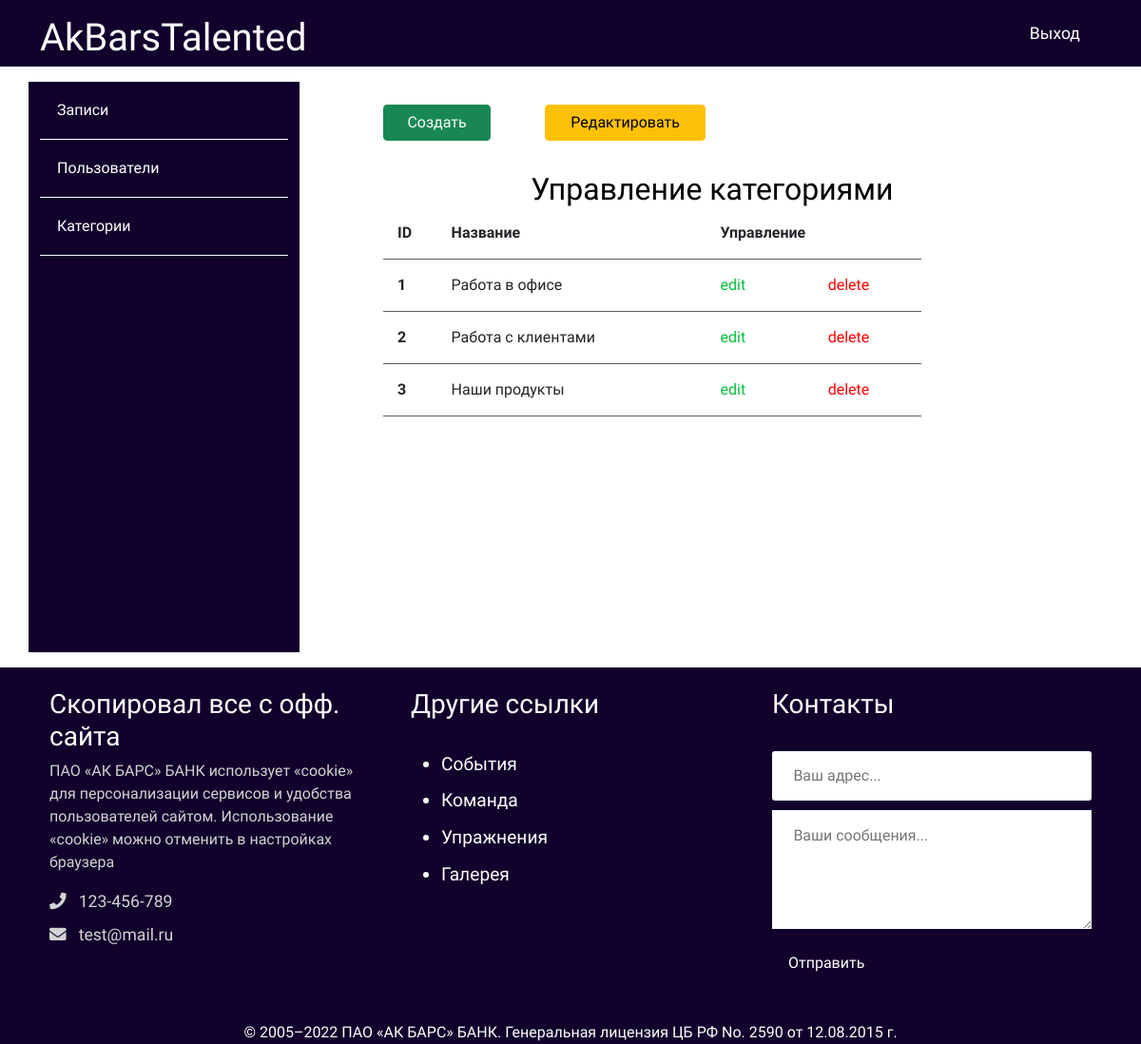
/saitt/admin/topics/index.php, run on the app's committed database.
### tables this page shows
CREATE TABLE `topics` (
  `id` int NOT NULL,
  `name` varchar(121) NOT NULL,
  `description` text NOT NULL
);

### saitt/app/database/db.php (called while the page is built, shortened)
<?php
require 'connect.php';
function dbCheckError($query){
    $errInfo = $query->errorInfo();
    return true;
}
function selectAll($table, $params = []){
    global $pdo;
    $sql = "SELECT * FROM $table";
    $query = $pdo->prepare($sql);
    $query->execute();
    return $query->fetchAll();
}

### saitt/app/controllers/topics.php (called while the page is built, shortened)
<?php
include SITE_ROOT . "/app/database/db.php";
$topics = selectAll('topics');

### saitt/admin/topics/index.php (the view, shortened to what this page needs)
<?php
include "../../app/controllers/topics.php";
?>
<!doctype html>
<html lang="en">
<head>
    <link href="https://cdn.jsdelivr.net/npm/bootstrap@5.0.0-beta2/dist/css/bootstrap.min.css" rel="stylesheet">
    <link rel="stylesheet" href="https://use.fontawesome.com/releases/v5.7.2/css/all.css"
>
    <link rel="stylesheet" href="../../assets/css/admin.css">
</head>
<body>
<?php include("../../app/include/header-admin.php"); ?>
<div class="container">
    <?php include "../../app/include/sidebar-admin.php"; ?>
    <div class="posts col-9">
        <div class="button row">
            <a href="<?php echo BASE_URL . "admin/topics/create.php";?>" class="col-2 btn btn-success">Создать</a>
            <span class="col-1"></span>
            <a href="<?php echo BASE_URL . "admin/topics/index.php";?>" class="col-3 btn btn-warning">Редактировать</a>
        </div>
        <div class="row title-table">
            <h2>Управление категориями</h2>
            <div class="col-1">ID</div>
            <div class="col-5">Название</div>
            <div class="col-4">Управление</div>
        </div>
        <?php foreach ($topics as $key => $topic): ?>
            <div class="row post">
                <div class="id col-1"><?=$key + 1; ?></div>
                <div class="title col-5"><?=$topic['name']; ?></div>
                <div class="red col-2"><a href="edit.php?id=<?=$topic['id']; ?>">edit</a></div>
                <div class="del col-2"><a href="index.php?del_id=<?=$topic['id']; ?>">delete</a></div>
            </div>
        <?php endforeach; ?>
    </div>
</div>
</div>
<?php include("../../app/include/footer.php"); ?>
</body>
</html>

### saitt/assets/css/admin.css (style rules this page uses)
* { font-family: 'Comfortaa', cursive; }
html, h1, h2, h3, h4, h5, h6 { color:#000000; }
body { background:#ffff; }
a { text-decoration: none; color:inherit; }
.posts { height: 100%; padding: 40px 100px 100px; }
.posts h2 { text-align: center; margin: 2rem 0 0 0.4rem; }
.posts .title-table div { padding: 15px; text-align: left; border-bottom: 1px solid #5c5b5b; font-weight: 700; }
.posts .post div { padding: 15px; text-align: left; border-bottom: 1px solid #5c5b5b; }
.posts .post .red { color:#03c03c; }
.posts .post .del { color: red; }
.posts .post .id { font-weight: bold; }

### data on the page
topics: name "Работа в офисе"
topics: name "Работа с клиентами"
topics: name "Наши продукты"
